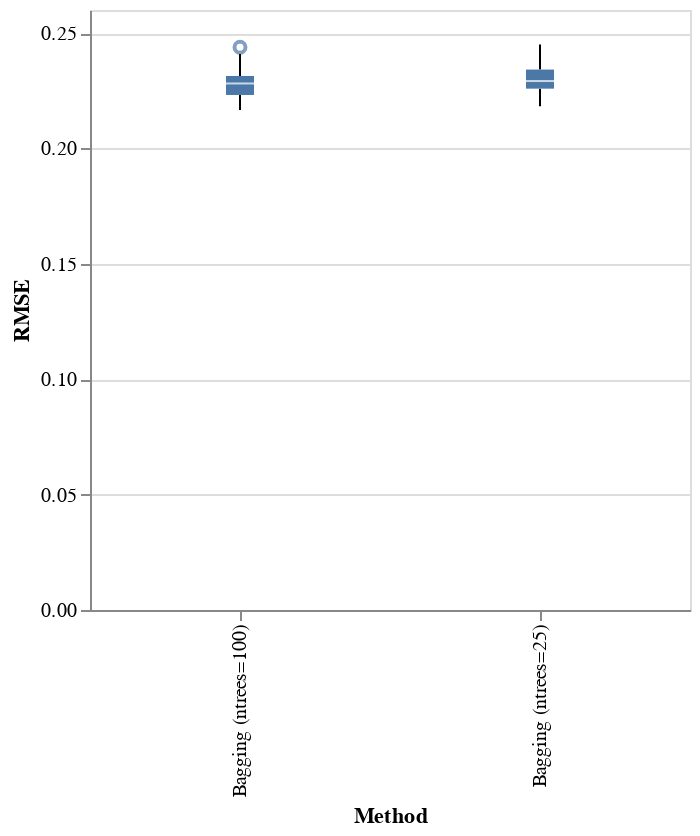

The notebook cell this image was saved under:
### Markdown cell above
This looks promising! But what do the statistics tell us?

### Code cell
import altair as alt

alt.Chart(results).mark_boxplot().encode(
    alt.Y("RMSE:Q"),
    x='Method',
).properties(width=300)

### Figure 1 — Vega-Lite specification as saved in the notebook (floating-point values rounded to 4 significant figures)
{"config": {"view": {"continuousWidth": 400, "continuousHeight": 300}}, "data": {"name": "data-482212f6916315d6f60308b255a88bb4"}, "mark": "boxplot", "encoding": {"x": {"type": "nominal", "field": "Method"}, "y": {"type": "quantitative", "field": "RMSE"}}, "width": 300, "$schema": "https://vega.github.io/schema/vega-lite/v4.8.1.json", "datasets": {"data-482212f6916315d6f60308b255a88bb4": [{"RMSE": 0.2205, "Method": "Bagging (ntrees=100)"}, {"RMSE": 0.2313, "Method": "Bagging (ntrees=100)"}, {"RMSE": 0.2283, "Method": "Bagging (ntrees=100)"}, {"RMSE": 0.2222, "Method": "Bagging (ntrees=100)"}, {"RMSE": 0.2221, "Method": "Bagging (ntrees=100)"}, {"RMSE": 0.2297, "Method": "Bagging (ntrees=100)"}, {"RMSE": 0.2386, "Method": "Bagging (ntrees=100)"}, {"RMSE": 0.224, "Method": "Bagging (ntrees=100)"}, {"RMSE": 0.2276, "Method": "Bagging (ntrees=100)"}, {"RMSE": 0.2353, "Method": "Bagging (ntrees=100)"}, {"RMSE": 0.2364, "Method": "Bagging (ntrees=100)"}, {"RMSE": 0.2269, "Method": "Bagging (ntrees=100)"}, {"RMSE": 0.2294, "Method": "Bagging (ntrees=100)"}, {"RMSE": 0.2295, "Method": "Bagging (ntrees=100)"}, {"RMSE": 0.2219, "Method": "Bagging (ntrees=100)"}, {"RMSE": 0.2258, "Method": "Bagging (ntrees=100)"}, {"RMSE": 0.2356, "Method": "Bagging (ntrees=100)"}, {"RMSE": 0.2217, "Method": "Bagging (ntrees=100)"}, {"RMSE": 0.2268, "Method": "Bagging (ntrees=100)"}, {"RMSE": 0.2179, "Method": "Bagging (ntrees=100)"}, {"RMSE": 0.2229, "Method": "Bagging (ntrees=100)"}, {"RMSE": 0.2265, "Method": "Bagging (ntrees=100)"}, {"RMSE": 0.231, "Method": "Bagging (ntrees=100)"}, {"RMSE": 0.2278, "Method": "Bagging (ntrees=100)"}, {"RMSE": 0.2285, "Method": "Bagging (ntrees=100)"}, {"RMSE": 0.2359, "Method": "Bagging (ntrees=100)"}, {"RMSE": 0.222, "Method": "Bagging (ntrees=100)"}, {"RMSE": 0.2315, "Method": "Bagging (ntrees=100)"}, {"RMSE": 0.2311, "Method": "Bagging (ntrees=100)"}, {"RMSE": 0.2384, "Method": "Bagging (ntrees=100)"}, {"RMSE": 0.2335, "Method": "Bagging (ntrees=100)"}, {"RMSE": 0.224, "Method": "Bagging (ntrees=100)"}, {"RMSE": 0.2217, "Method": "Bagging (ntrees=100)"}, {"RMSE": 0.2285, "Method": "Bagging (ntrees=100)"}, {"RMSE": 0.2183, "Method": "Bagging (ntrees=100)"}, {"RMSE": 0.2348, "Method": "Bagging (ntrees=100)"}, {"RMSE": 0.229, "Method": "Bagging (ntrees=100)"}, {"RMSE": 0.2205, "Method": "Bagging (ntrees=100)"}, {"RMSE": 0.2262, "Method": "Bagging (ntrees=100)"}, {"RMSE": 0.2439, "Method": "Bagging (ntrees=100)"}, {"RMSE": 0.2246, "Method": "Bagging (ntrees=100)"}, {"RMSE": 0.2325, "Method": "Bagging (ntrees=100)"}, {"RMSE": 0.228, "Method": "Bagging (ntrees=100)"}, {"RMSE": 0.2306, "Method": "Bagging (ntrees=100)"}, {"RMSE": 0.2261, "Method": "Bagging (ntrees=100)"}, {"RMSE": 0.2302, "Method": "Bagging (ntrees=100)"}, {"RMSE": 0.241, "Method": "Bagging (ntrees=100)"}, {"RMSE": 0.234, "Method": "Bagging (ntrees=100)"}, {"RMSE": 0.2166, "Method": "Bagging (ntrees=100)"}, {"RMSE": 0.2184, "Method": "Bagging (ntrees=100)"}, {"RMSE": 0.2183, "Method": "Bagging (ntrees=25)"}, {"RMSE": 0.234, "Method": "Bagging (ntrees=25)"}, {"RMSE": 0.2309, "Method": "Bagging (ntrees=25)"}, {"RMSE": 0.2231, "Method": "Bagging (ntrees=25)"}, {"RMSE": 0.2237, "Method": "Bagging (ntrees=25)"}, {"RMSE": 0.2274, "Method": "Bagging (ntrees=25)"}, {"RMSE": 0.2386, "Method": "Bagging (ntrees=25)"}, {"RMSE": 0.2258, "Method": "Bagging (ntrees=25)"}, {"RMSE": 0.2294, "Method": "Bagging (ntrees=25)"}, {"RMSE": 0.2391, "Method": "Bagging (ntrees=25)"}, {"RMSE": 0.2421, "Method": "Bagging (ntrees=25)"}, {"RMSE": 0.2262, "Method": "Bagging (ntrees=25)"}, {"RMSE": 0.2302, "Method": "Bagging (ntrees=25)"}, {"RMSE": 0.2319, "Method": "Bagging (ntrees=25)"}, {"RMSE": 0.2219, "Method": "Bagging (ntrees=25)"}, {"RMSE": 0.2283, "Method": "Bagging (ntrees=25)"}, {"RMSE": 0.2365, "Method": "Bagging (ntrees=25)"}, {"RMSE": 0.2248, "Method": "Bagging (ntrees=25)"}, {"RMSE": 0.2291, "Method": "Bagging (ntrees=25)"}, {"RMSE": 0.2225, "Method": "Bagging (ntrees=25)"}, {"RMSE": 0.2263, "Method": "Bagging (ntrees=25)"}, {"RMSE": 0.2274, "Method": "Bagging (ntrees=25)"}, {"RMSE": 0.2333, "Method": "Bagging (ntrees=25)"}, {"RMSE": 0.2306, "Method": "Bagging (ntrees=25)"}, {"RMSE": 0.2343, "Method": "Bagging (ntrees=25)"}, {"RMSE": 0.2396, "Method": "Bagging (ntrees=25)"}, {"RMSE": 0.2239, "Method": "Bagging (ntrees=25)"}, {"RMSE": 0.2325, "Method": "Bagging (ntrees=25)"}, {"RMSE": 0.2337, "Method": "Bagging (ntrees=25)"}, {"RMSE": 0.2365, "Method": "Bagging (ntrees=25)"}, {"RMSE": 0.2367, "Method": "Bagging (ntrees=25)"}, {"RMSE": 0.2269, "Method": "Bagging (ntrees=25)"}, {"RMSE": 0.2276, "Method": "Bagging (ntrees=25)"}, {"RMSE": 0.2306, "Method": "Bagging (ntrees=25)"}, {"RMSE": 0.2197, "Method": "Bagging (ntrees=25)"}, {"RMSE": 0.2368, "Method": "Bagging (ntrees=25)"}, {"RMSE": 0.2285, "Method": "Bagging (ntrees=25)"}, {"RMSE": 0.2226, "Method": "Bagging (ntrees=25)"}, {"RMSE": 0.2251, "Method": "Bagging (ntrees=25)"}, {"RMSE": 0.245, "Method": "Bagging (ntrees=25)"}, {"RMSE": 0.2262, "Method": "Bagging (ntrees=25)"}, {"RMSE": 0.2342, "Method": "Bagging (ntrees=25)"}, {"RMSE": 0.2281, "Method": "Bagging (ntrees=25)"}, {"RMSE": 0.2305, "Method": "Bagging (ntrees=25)"}, {"RMSE": 0.2294, "Method": "Bagging (ntrees=25)"}, {"RMSE": 0.2288, "Method": "Bagging (ntrees=25)"}, {"RMSE": 0.2388, "Method": "Bagging (ntrees=25)"}, {"RMSE": 0.2357, "Method": "Bagging (ntrees=25)"}, {"RMSE": 0.2185, "Method": "Bagging (ntrees=25)"}, {"RMSE": 0.221, "Method": "Bagging (ntrees=25)"}]}}
